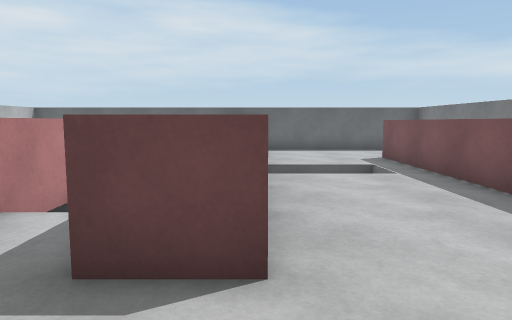
view 1 (above)

16 first-person views from a walk through a Unity game level. The camera is 1.2 m above the floor, tilts 6° down and sees 70° across. The floor is counted in squares, 1 m on a side. Each view is taken from the middle of a square. On the plan, view 1 faces up. The plan holds only what a view shows up to about 15 squares ahead; the rest is blank. The player character is not drawn.

view 2
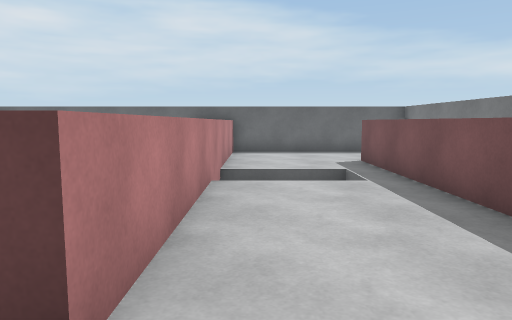

view 3
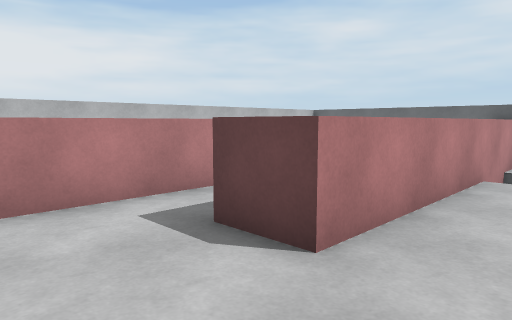

view 4
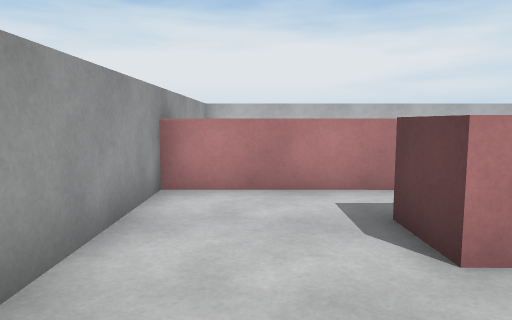

view 5
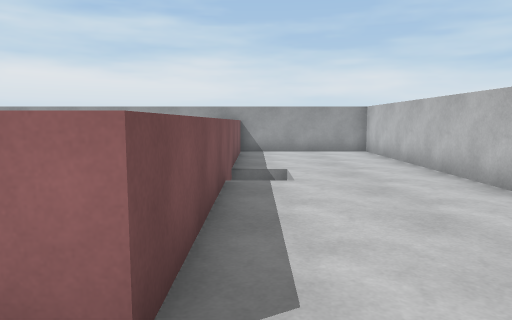

view 6
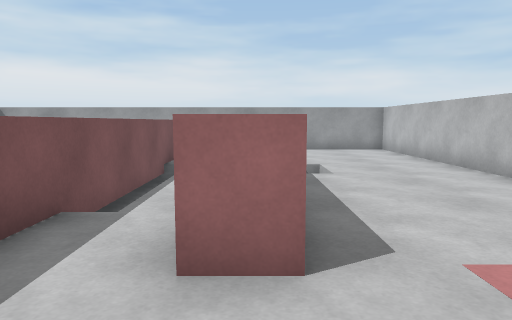

view 7
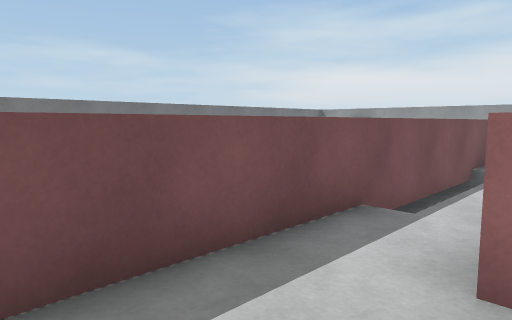

view 8
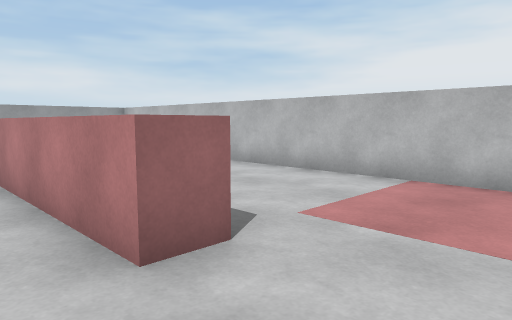

view 9
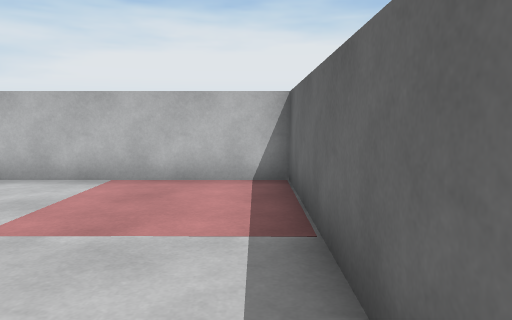

view 10
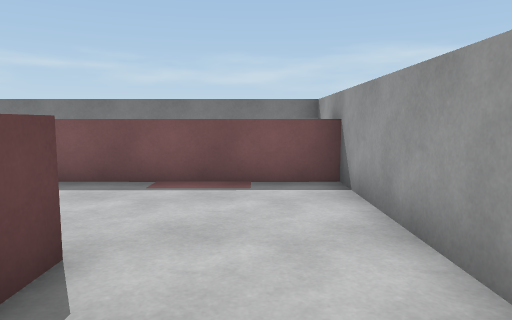

view 11
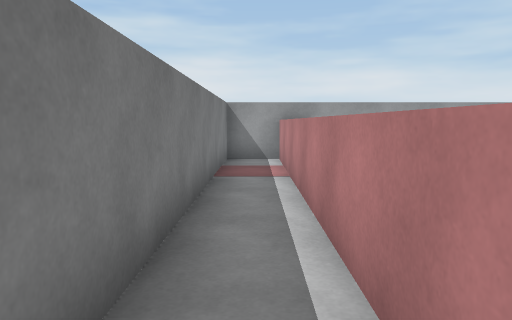

view 12
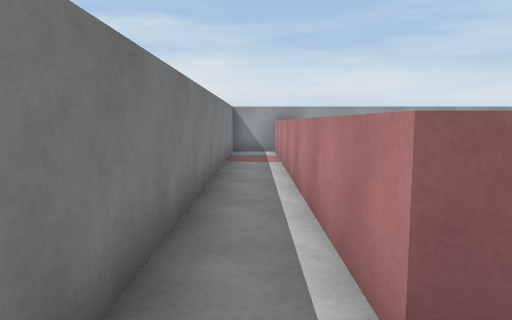

view 13
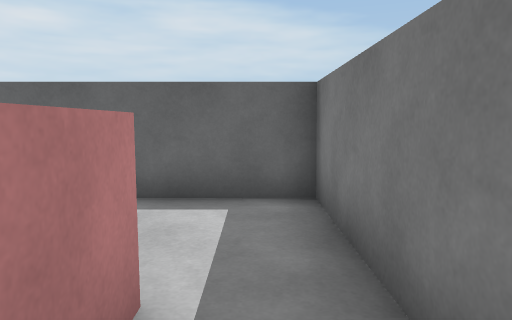

view 14
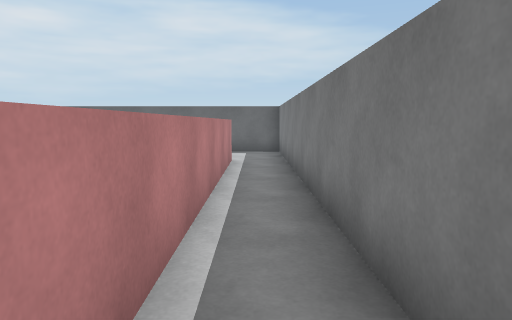

view 15
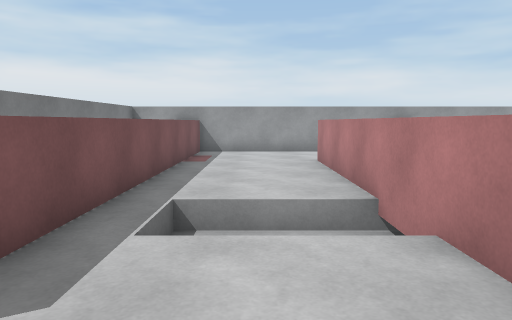

view 16
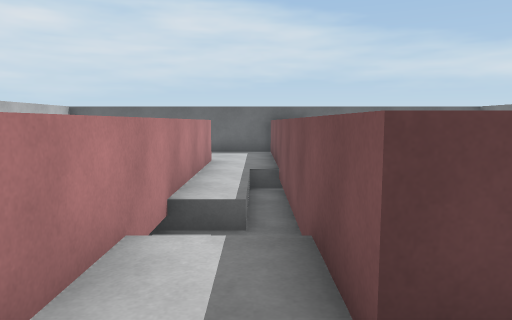

### Floor plan
Key: @ floor where view 1 was taken; # wall or solid block; . main floor; - floor 0.5 m lower than the main floor; / step, stairs or slope; ^ raised ledge.
Columns run from 10 left of view 1 to 7 right of it. Each row starts with its distance up from view 1.
 16 ##################
 15 #........^^......#
 14 #........^^......#
 13 #........^^......#
 12 #.....^..^^...^^.#
 11 #.....^..^^...^^.#
 10 #.....^./##///^^.#
  9 #.....^./##---^^.#
  8 #.....^./#^...^^.#
  7 #.....^./#^...^^.#
  6 #.../-#--#^...^^.#
  5 #...//#//^^...^^.#
  4 #.....^..^^...^^.#
  3 #.....^..^^...^^.#
  2 #.....^.......^^.#
  1 #.....^.......^^.#
  0 #.....^...@...^^.#
 -1 ##################

Positions as (right, up) in squares from view 1, and headings:
1: (0, 0), facing up
2: (1, 1), facing up
3: (2, 0), facing up-left
4: (3, 1), facing left
5: (-5, 14), facing down
6: (-4, 15), facing down
7: (-4, 15), facing down-right
8: (-2, 15), facing down-left
9: (-2, 15), facing left
10: (-3, 1), facing right
11: (6, 11), facing down
12: (6, 14), facing down
13: (6, 10), facing up
14: (6, 1), facing up
15: (2, 14), facing down
16: (-2, 1), facing up
